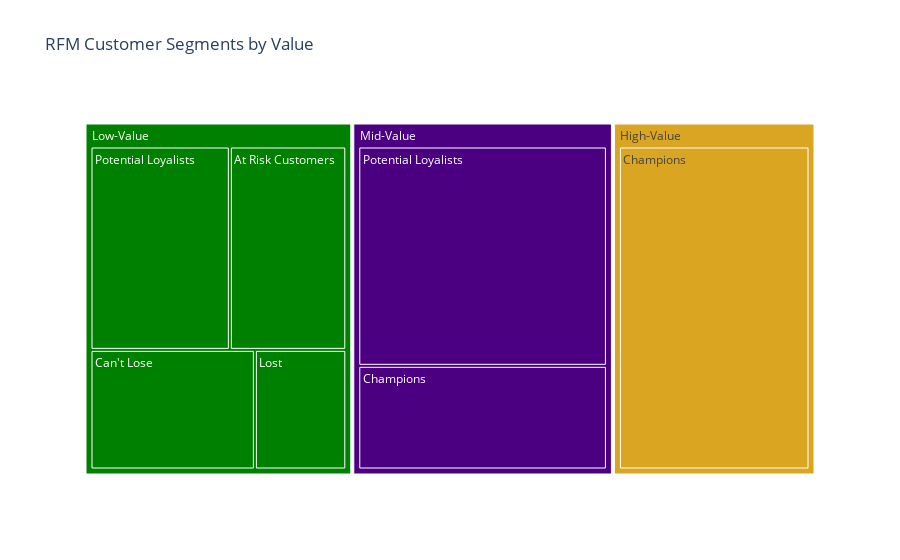

The cell this chart's notebook holds for it:
### Code cell
fig_treemap = px.treemap(segment_product_counts, 
                                         path=['value_segment', 'rfm_customer_segments'],
                                         title='RFM Customer Segments by Value',
                                         values='customers',
                                         color='value_segment',
                                         color_discrete_map={'High-Value':'goldenrod',
                                                             'Mid-Value':'indigo',
                                                             'Low-Value':'green'})
fig_treemap.show()

### Figure 1 — Plotly figure (JSON) as saved in the notebook; plotly's stock layout.template omitted (floating-point values rounded to 4 significant figures)
{"data": [{"branchvalues": "total", "customdata": [["Low-Value"], ["High-Value"], ["Low-Value"], ["Mid-Value"], ["High-Value"], ["High-Value"], ["Mid-Value"], ["High-Value"], ["Low-Value"], ["Mid-Value"], ["Mid-Value"], ["Low-Value"], ["High-Value"], ["Low-Value"], ["Mid-Value"], ["Low-Value"], ["Mid-Value"], ["High-Value"]], "domain": {"x": [0, 1], "y": [0, 1]}, "hovertemplate": "labels=%{label}<br>customers=%{value}<br>parent=%{parent}<br>id=%{id}<br>value_segment=%{customdata[0]}<extra></extra>", "ids": ["Low-Value/At Risk Customers", "High-Value/Lost", "Low-Value/Potential Loyalists", "Mid-Value/Potential Loyalists", "High-Value/Potential Loyalists", "High-Value/At Risk Customers", "Mid-Value/Can't Lose", "High-Value/Can't Lose", "Low-Value/Champions", "Mid-Value/Champions", "Mid-Value/At Risk Customers", "Low-Value/Can't Lose", "High-Value/Champions", "Low-Value/Lost", "Mid-Value/Lost", "Low-Value", "Mid-Value", "High-Value"], "labels": ["At Risk Customers", "Lost", "Potential Loyalists", "Potential Loyalists", "Potential Loyalists", "At Risk Customers", "Can't Lose", "Can't Lose", "Champions", "Champions", "At Risk Customers", "Can't Lose", "Champions", "Lost", "Lost", "Low-Value", "Mid-Value", "High-Value"], "marker": {"colors": ["green", "goldenrod", "green", "indigo", "goldenrod", "goldenrod", "indigo", "goldenrod", "green", "indigo", "indigo", "green", "goldenrod", "green", "indigo", "green", "indigo", "goldenrod"]}, "name": "", "parents": ["Low-Value", "High-Value", "Low-Value", "Mid-Value", "High-Value", "High-Value", "Mid-Value", "High-Value", "Low-Value", "Mid-Value", "Mid-Value", "Low-Value", "High-Value", "Low-Value", "Mid-Value", "", "", ""], "type": "treemap", "values": [366, 0, 438, 844, 0, 0, 0, 0, 0, 399, 0, 304, 966, 169, 0, 1277, 1243, 966]}], "layout": {"legend": {"tracegroupgap": 0}, "title": {"text": "RFM Customer Segments by Value"}}}
